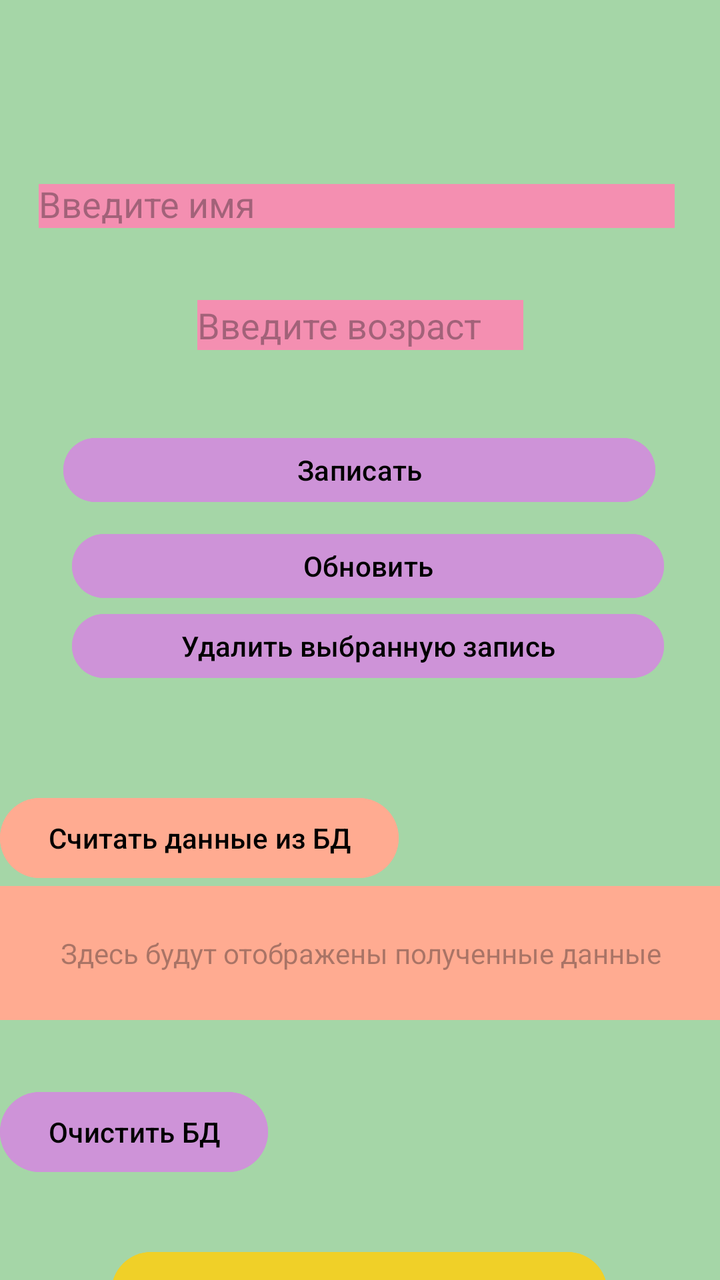
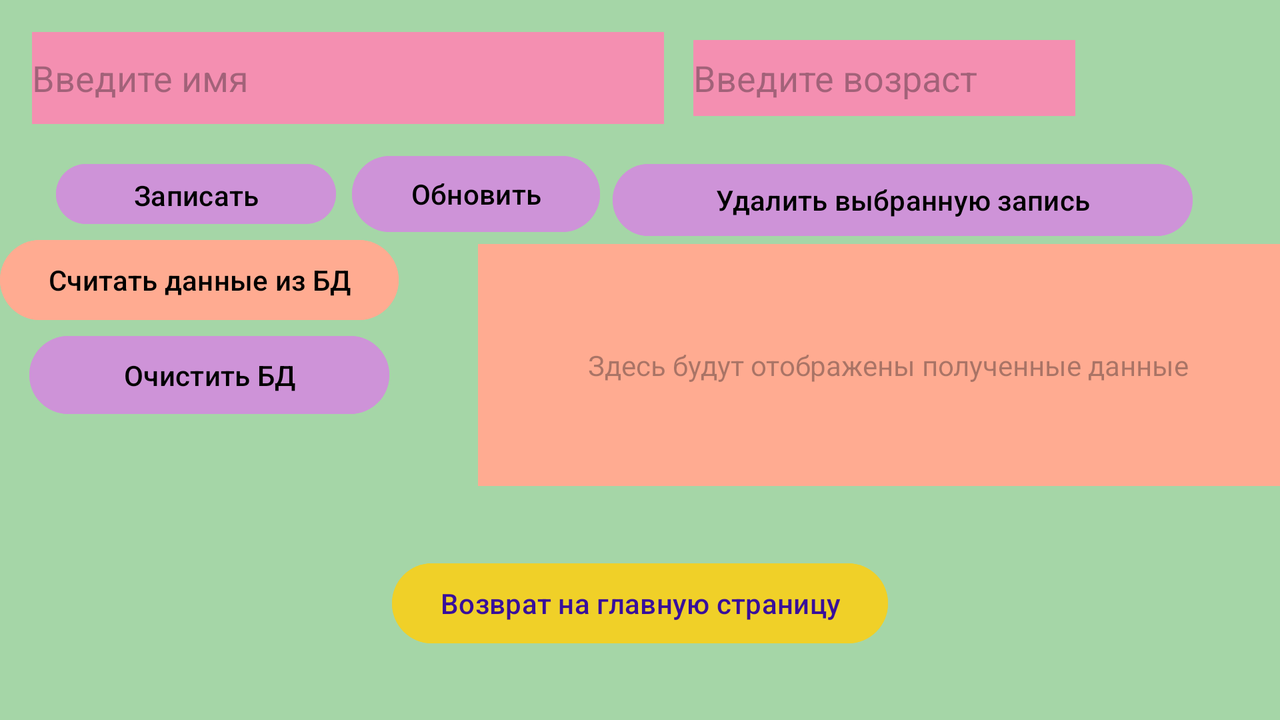

The same Android screen from two of the app's own layout files: first res/layout/ as a phone draws it, then the repository's variant for another configuration, drawn on a device whose configuration selects that folder. Both files follow.
<!-- AndroidManifest.xml: application theme Theme.Lab6_part1 -->
<!-- res/layout/activity_main_sql.xml -->
<?xml version="1.0" encoding="utf-8"?>
<androidx.constraintlayout.widget.ConstraintLayout xmlns:android="http://schemas.android.com/apk/res/android"
    xmlns:app="http://schemas.android.com/apk/res-auto"
    xmlns:tools="http://schemas.android.com/tools"
    android:id="@+id/main"
    android:layout_width="match_parent"
    android:layout_height="match_parent"
    android:background="@color/light_green"
    tools:context=".MainActivitySQL">

    <EditText
        android:id="@+id/editTextName"
        android:layout_width="318dp"
        android:layout_height="22dp"
        android:layout_marginTop="92dp"
        android:background="@color/rose"
        android:ems="10"
        android:hint="Введите имя"
        android:inputType="text"
        app:layout_constraintEnd_toEndOf="parent"
        app:layout_constraintHorizontal_bias="0.462"
        app:layout_constraintStart_toStartOf="parent"
        app:layout_constraintTop_toTopOf="parent" />

    <EditText
        android:id="@+id/editTextAge"
        android:layout_width="163dp"
        android:layout_height="25dp"
        android:layout_marginTop="36dp"
        android:background="@color/rose"
        android:ems="10"
        android:hint="Введите возраст"
        android:inputType="text"
        app:layout_constraintEnd_toEndOf="parent"
        app:layout_constraintStart_toStartOf="parent"
        app:layout_constraintTop_toBottomOf="@+id/editTextName" />

    <Button
        android:id="@+id/buttonWriteToBD"
        android:layout_width="296dp"
        android:layout_height="40dp"
        android:layout_marginTop="40dp"
        android:backgroundTint="#CE93D8"
        android:onClick="writeToBD"
        android:text="Записать"
        android:textColor="@color/black"
        app:layout_constraintEnd_toEndOf="parent"
        app:layout_constraintHorizontal_bias="0.495"
        app:layout_constraintStart_toStartOf="parent"
        app:layout_constraintTop_toBottomOf="@+id/editTextAge" />

    <Button
        android:id="@+id/buttonUpdateToBD"
        android:layout_width="296dp"
        android:layout_height="40dp"
        android:layout_marginTop="8dp"
        android:backgroundTint="#CE93D8"
        android:onClick="updateData"
        android:text="Обновить"
        android:textColor="@color/black"
        app:layout_constraintEnd_toEndOf="parent"
        app:layout_constraintHorizontal_bias="0.565"
        app:layout_constraintStart_toStartOf="parent"
        app:layout_constraintTop_toBottomOf="@+id/buttonWriteToBD" />

    <Button
        android:id="@+id/buttonDeleteFromBD"
        android:layout_width="296dp"
        android:layout_height="40dp"
        android:backgroundTint="#CE93D8"
        android:onClick="deleteData"
        android:text="Удалить выбранную запись"
        android:textColor="@color/black"
        app:layout_constraintEnd_toEndOf="parent"
        app:layout_constraintHorizontal_bias="0.565"
        app:layout_constraintStart_toStartOf="parent"
        app:layout_constraintTop_toBottomOf="@+id/buttonUpdateToBD" />

    <TextView
        android:id="@+id/textViewReadData"
        android:layout_width="413dp"
        android:layout_height="67dp"
        android:background="#FFAB91"
        android:gravity="center"
        android:hint="Здесь будут отображены полученные данные"
        app:layout_constraintEnd_toEndOf="parent"
        app:layout_constraintStart_toStartOf="parent"
        app:layout_constraintTop_toBottomOf="@+id/buttonReadBD" />

    <Button
        android:id="@+id/buttonReadBD"
        android:layout_width="wrap_content"
        android:layout_height="wrap_content"
        android:layout_marginTop="52dp"
        android:backgroundTint="#FFAB91"
        android:onClick="readFromDB"
        android:text="Считать данные из БД"
        android:textColor="@color/black"
        app:layout_constraintTop_toBottomOf="@+id/buttonDeleteFromBD"
        tools:layout_editor_absoluteX="105dp" />

    <Button
        android:id="@+id/button3"
        android:layout_width="wrap_content"
        android:layout_height="wrap_content"
        android:layout_marginTop="32dp"
        android:backgroundTint="#CE93D8"
        android:onClick="clearData"
        android:text="Очистить БД"
        android:textColor="@color/black"
        app:layout_constraintTop_toBottomOf="@+id/textViewReadData"
        tools:layout_editor_absoluteX="138dp" />

    <Button
        android:id="@+id/buttonRetutnMP"
        android:layout_width="wrap_content"
        android:layout_height="wrap_content"
        android:layout_marginTop="32dp"
        android:backgroundTint="@color/yellow"
        android:onClick="returnMainPage"
        android:text="@string/returnMP"
        android:textColor="@color/darkViol"
        app:layout_constraintEnd_toEndOf="parent"
        app:layout_constraintHorizontal_bias="0.496"
        app:layout_constraintStart_toStartOf="parent"
        app:layout_constraintTop_toBottomOf="@+id/button3" />

</androidx.constraintlayout.widget.ConstraintLayout>
<!-- resources referenced by this layout -->
<resources>
  <color name="black">#FF000000</color>
  <color name="darkViol">#380F9B</color>
  <color name="light_green">#A5D6A7</color>
  <color name="rose">#F48FB1</color>
  <color name="yellow">#F0D028</color>
  <string name="returnMP">Возврат на главную страницу</string>
  <style name="Theme.Lab6_part1" parent="Base.Theme.Lab6_part1" />
  <style name="Base.Theme.Lab6_part1" parent="Theme.Material3.DayNight.NoActionBar">
          
          
      </style>
</resources>
<!-- res/layout-land/activity_main_sql.xml (the repository's variant of the layout above) -->
<!-- drawn on the phone turned sideways -->
<?xml version="1.0" encoding="utf-8"?>
<androidx.constraintlayout.widget.ConstraintLayout xmlns:android="http://schemas.android.com/apk/res/android"
    xmlns:app="http://schemas.android.com/apk/res-auto"
    xmlns:tools="http://schemas.android.com/tools"
    android:id="@+id/main"
    android:layout_width="match_parent"
    android:layout_height="match_parent"
    android:background="@color/light_green"
    tools:context=".MainActivitySQL">

    <EditText
        android:id="@+id/editTextName"
        android:layout_width="316dp"
        android:layout_height="46dp"
        android:layout_marginStart="16dp"
        android:layout_marginTop="16dp"
        android:background="@color/rose"
        android:ems="10"
        android:hint="Введите имя"
        android:inputType="text"
        app:layout_constraintStart_toStartOf="parent"
        app:layout_constraintTop_toTopOf="parent" />

    <EditText
        android:id="@+id/editTextAge"
        android:layout_width="191dp"
        android:layout_height="38dp"
        android:layout_marginTop="20dp"
        android:background="@color/rose"
        android:ems="10"
        android:hint="Введите возраст"
        android:inputType="text"
        app:layout_constraintEnd_toEndOf="parent"
        app:layout_constraintHorizontal_bias="0.126"
        app:layout_constraintStart_toEndOf="@+id/editTextName"
        app:layout_constraintTop_toTopOf="parent" />

    <Button
        android:id="@+id/buttonWriteToBD"
        android:layout_width="140dp"
        android:layout_height="38dp"
        android:layout_marginStart="28dp"
        android:layout_marginTop="16dp"
        android:backgroundTint="#CE93D8"
        android:onClick="writeToBD"
        android:text="Записать"
        android:textColor="@color/black"
        app:layout_constraintStart_toStartOf="parent"
        app:layout_constraintTop_toBottomOf="@+id/editTextName" />

    <Button
        android:id="@+id/buttonUpdateToBD"
        android:layout_width="124dp"
        android:layout_height="46dp"
        android:layout_marginStart="8dp"
        android:layout_marginTop="16dp"
        android:backgroundTint="#CE93D8"
        android:onClick="updateData"
        android:text="Обновить"
        android:textColor="@color/black"
        app:layout_constraintStart_toEndOf="@+id/buttonWriteToBD"
        app:layout_constraintTop_toBottomOf="@+id/editTextAge" />

    <Button
        android:id="@+id/buttonDeleteFromBD"
        android:layout_width="290dp"
        android:layout_height="44dp"
        android:layout_marginTop="20dp"
        android:backgroundTint="#CE93D8"
        android:onClick="deleteData"
        android:text="Удалить выбранную запись"
        android:textColor="@color/black"
        app:layout_constraintEnd_toEndOf="parent"
        app:layout_constraintHorizontal_bias="0.124"
        app:layout_constraintStart_toEndOf="@+id/buttonUpdateToBD"
        app:layout_constraintTop_toBottomOf="@+id/editTextAge" />

    <TextView
        android:id="@+id/textViewReadData"
        android:layout_width="410dp"
        android:layout_height="121dp"
        android:layout_marginStart="40dp"
        android:background="#FFAB91"
        android:gravity="center"
        android:hint="Здесь будут отображены полученные данные"
        app:layout_constraintEnd_toEndOf="parent"
        app:layout_constraintHorizontal_bias="0.051"
        app:layout_constraintStart_toEndOf="@+id/buttonReadBD"
        app:layout_constraintTop_toBottomOf="@+id/buttonDeleteFromBD" />

    <Button
        android:id="@+id/buttonReadBD"
        android:layout_width="wrap_content"
        android:layout_height="wrap_content"
        android:backgroundTint="#FFAB91"
        android:onClick="readFromDB"
        android:text="Считать данные из БД"
        android:textColor="@color/black"
        app:layout_constraintStart_toStartOf="parent"
        app:layout_constraintTop_toBottomOf="@+id/buttonWriteToBD" />

    <Button
        android:id="@+id/button3"
        android:layout_width="180dp"
        android:layout_height="47dp"
        android:backgroundTint="#CE93D8"
        android:onClick="clearData"
        android:text="Очистить БД"
        android:textColor="@color/black"
        app:layout_constraintEnd_toStartOf="@+id/textViewReadData"
        app:layout_constraintHorizontal_bias="0.25"
        app:layout_constraintStart_toStartOf="parent"
        app:layout_constraintTop_toBottomOf="@+id/buttonReadBD" />

    <Button
        android:id="@+id/buttonRetutnMP"
        android:layout_width="wrap_content"
        android:layout_height="wrap_content"
        android:backgroundTint="@color/yellow"
        android:onClick="returnMainPage"
        android:text="@string/returnMP"
        android:textColor="@color/darkViol"
        app:layout_constraintBottom_toBottomOf="parent"
        app:layout_constraintEnd_toEndOf="parent"
        app:layout_constraintStart_toStartOf="parent"
        app:layout_constraintTop_toBottomOf="@+id/textViewReadData" />

</androidx.constraintlayout.widget.ConstraintLayout>
